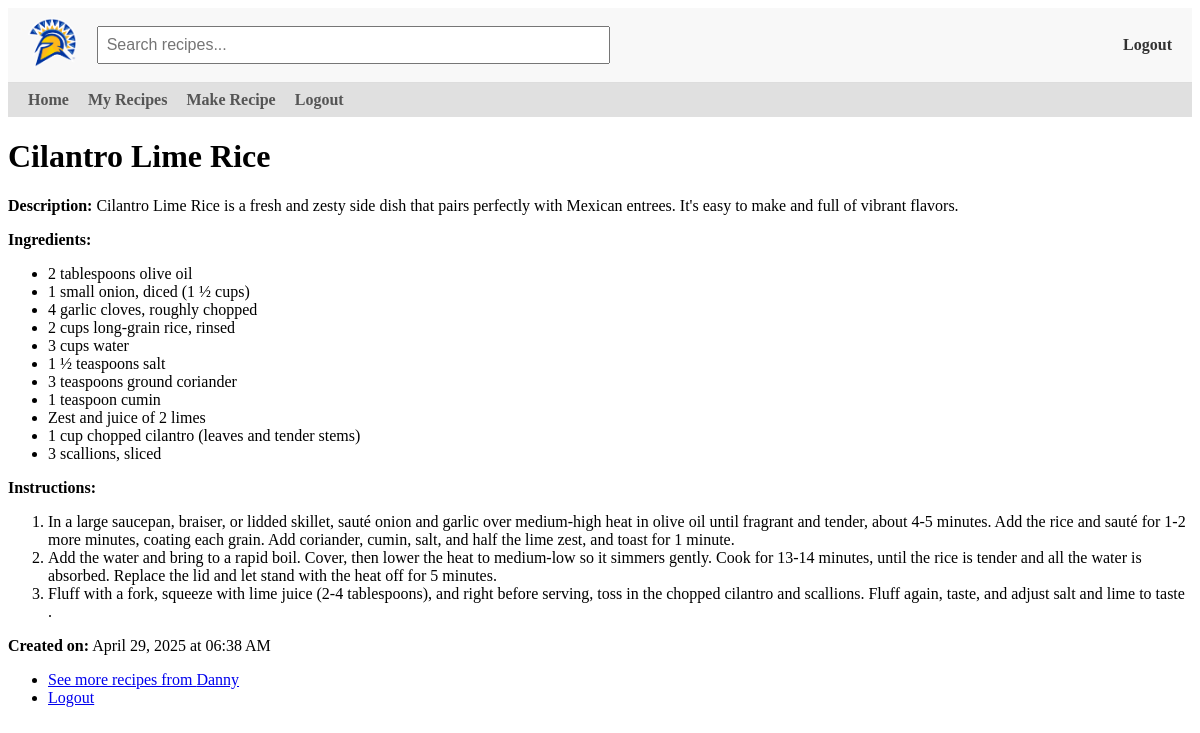
Screenshot of /recipe/2 (signed in) with the database file from the repository.
### models.py (models this page shows)
class Recipe(db.Model):
    id = db.Column(db.Integer, primary_key=True)
    title = db.Column(db.String(100), nullable=False)
    description = db.Column(db.Text, nullable=False)
    ingredients = db.Column(db.Text, nullable=True)
    instructions = db.Column(db.Text, nullable=True)
    created = db.Column(db.DateTime, default=get_local_time)
    user_id = db.Column(db.Integer, db.ForeignKey('user.id'), nullable=False)
    user = db.relationship('User', backref=db.backref('user_recipes', lazy=True))

class User(db.Model, UserMixin):
    id = db.Column(db.Integer, primary_key=True)
    username = db.Column(db.String(20), unique=True, nullable=False)
    email = db.Column(db.String(120), unique=True, nullable=False)
    password = db.Column(db.String(60), nullable=False)
    recipes = db.relationship('Recipe', backref='author', lazy=True)

### app.py (the view)
@app.route('/recipe/<int:id>')
def recipe_details(id):
    recipe = Recipe.query.get_or_404(id)
    return render_template('recipe_details.html', recipe=recipe)

### app.py (called while the page is built)
@login_manager.user_loader
def load_user(user_id):
    return User.query.get(int(user_id))

@app.context_processor
def inject_user():
    return dict(current_user=current_user)

### templates/recipe_details.html (shortened to what this page needs)
{% extends "base.html" %}
{% block content %}
    <h1>{{ recipe.title }}</h1>
    <p><strong>Description:</strong> {{ recipe.description }}</p>
    {% if recipe.ingredients %}
    <p><strong>Ingredients:</strong></p>
    <ul>
        {% for ingredient in recipe.ingredients.split('\n') %}
            <li>{{ ingredient }}</li>
        {% endfor %}
    </ul>
    {% endif %}
    {% if recipe.instructions %}
    <p><strong>Instructions:</strong></p>
    <ol>
        {% for instruction in recipe.instructions.split('\n') %}
            <li>{{ instruction }}</li>
        {% endfor %}
    </ol>
    {% endif %}
    <p><strong>Created on:</strong> {{ recipe.created.strftime('%B %d, %Y at %I:%M %p') }}</p>
    {% if current_user.is_authenticated %}
        {% if current_user.id == recipe.user.id %}
            <form action="{{ url_for('delete_recipe', id=recipe.id) }}" method="POST" style="display:inline;">
                <button type="submit">Delete Recipe</button>
            </form>
            <nav>
                <ul>
                    <li><a href="{{ url_for('recipes') }}">Back to Recipes</a></li>
                    <li><a href="{{ url_for('logout') }}">Logout</a></li>
                </ul>
             </nav>
    {% else %}
            <nav>
                <ul>
                    <li><a href="{{ url_for('user_recipes', user_id=recipe.user.id) }}">See more recipes from {{ recipe.user.username }}</a></li>
                    <li><a href="{{ url_for('logout') }}">Logout</a></li>
                </ul>
            </nav>
        {% endif %}
{% else %}
    <p style="margin-top: 20px; font-style: italic; color: gray;">
        You must <a href="{{ url_for('login') }}">login</a> to see more recipes.
    </p>
{% endif %}
{% endblock %}

### rows the page displays
Recipe: title "Cilantro Lime Rice", description "Cilantro Lime Rice is a fresh and zesty side dish that pairs perfectly with Mexican entrees. It's easy to make and full of vibrant flavors.", created "April 29, 2025 at 06:38 AM"
User: user.username "Danny"

### other values shown
{{ ingredient }} "2 tablespoons olive oil" "1 small onion, diced (1 ½ cups)" "4 garlic cloves, roughly chopped" "2 cups long-grain rice, rinsed" "3 cups water" "1 ½ teaspoons salt" "3 teaspoons ground coriander" "1 teaspoon cumin" "Zest and juice of 2 limes" "1 cup chopped cilantro (leaves and tender stems)" "3 scallions, sliced"
{{ instruction }} "Fluff with a fork, squeeze with lime juice (2-4 tablespoons), and right before serving, toss in the chopped cilantro and scallions. Fluff again, taste, and adjust salt and lime to taste ."
